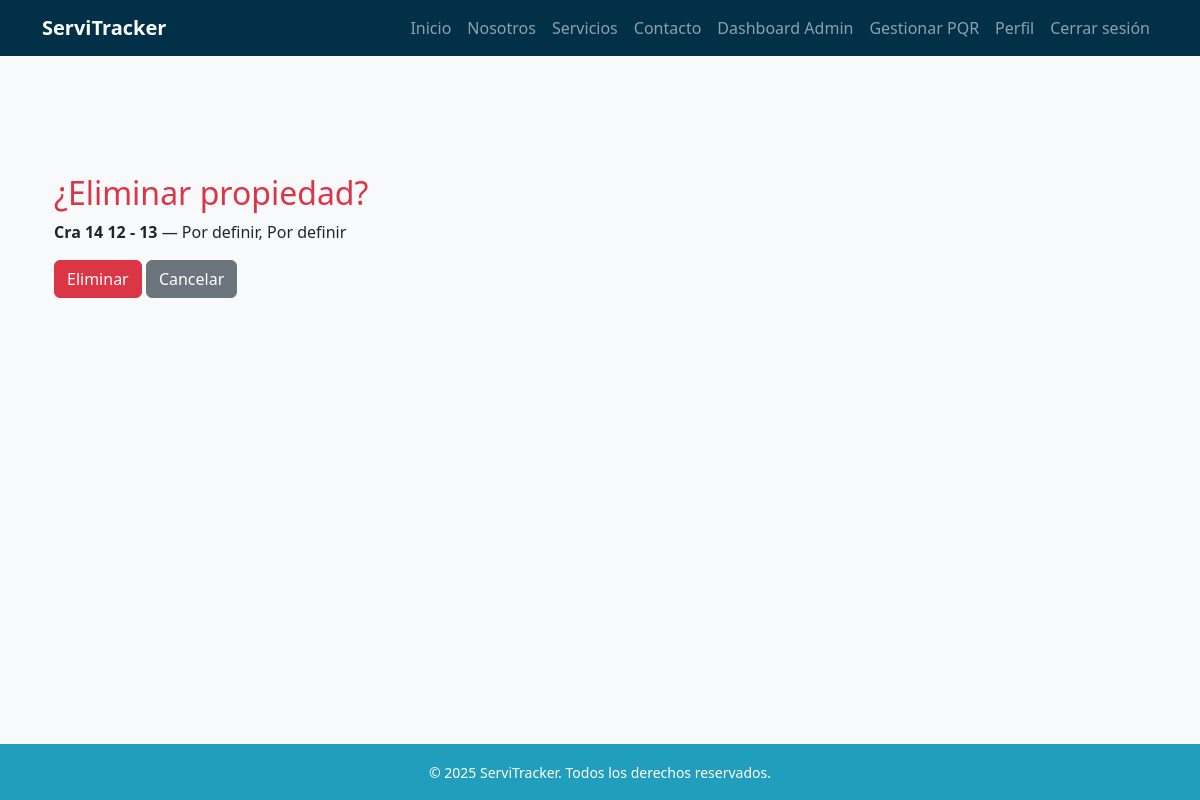
/propiedades/2/eliminar/ (signed in), run on an earlier commit of the app's database.
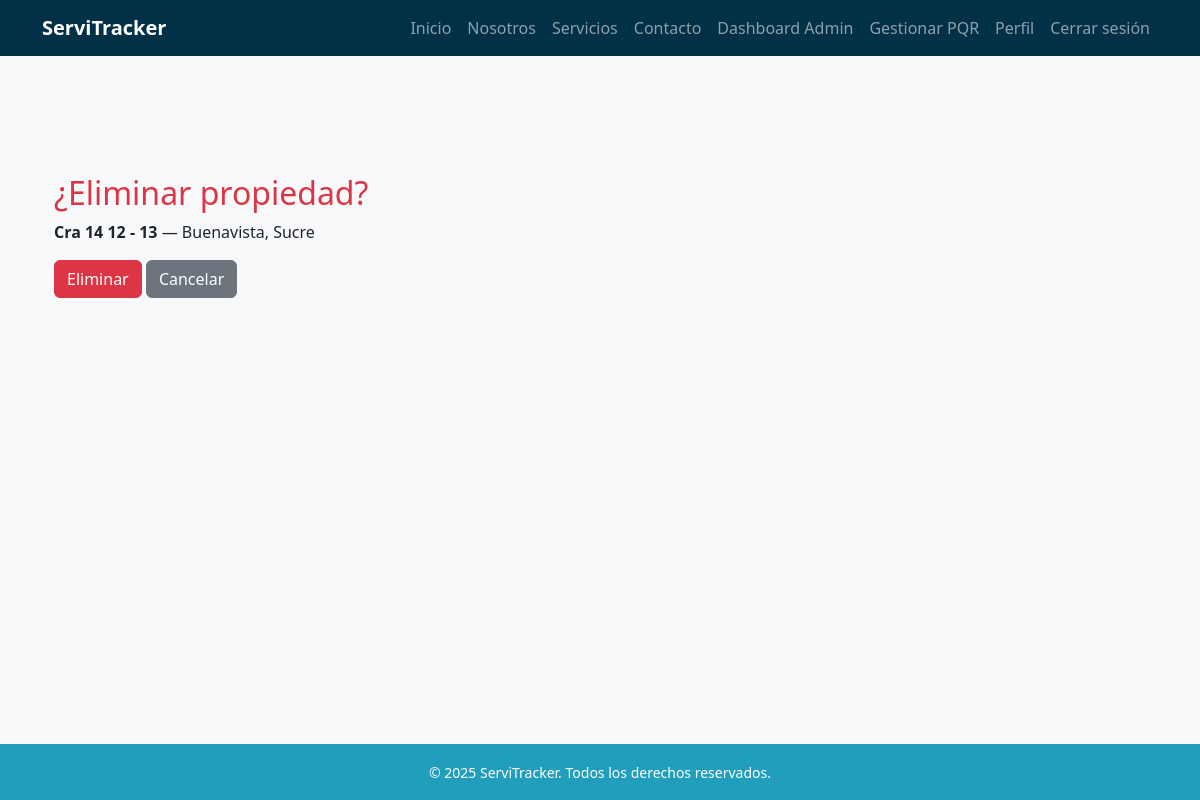
And on a later commit of the database.
### propiedades/models.py (models this page shows, shortened)
class Propiedad(models.Model):
    usuario = models.ForeignKey(
        settings.AUTH_USER_MODEL,
        on_delete=models.CASCADE,
        related_name='propiedades'
    )
    departamento = models.CharField(max_length=100)
    ciudad = models.CharField(max_length=100)
    direccion = models.CharField(max_length=200)
    activa = models.BooleanField(default=True)

### propiedades/views.py (the view)
# urls.py: path('<int:pk>/eliminar/', views.eliminar_propiedad, name='eliminar_propiedad'),
@user_passes_test(lambda u: u.is_staff or u.rol == "administrador")
def eliminar_propiedad(request, pk):
    propiedad = get_object_or_404(Propiedad, pk=pk)
    if request.method == 'POST':
        propiedad.delete()
        return redirect('lista_propiedades')
    return render(request, 'propiedades/eliminar.html', {'propiedad': propiedad})

### templates/propiedades/eliminar.html (shortened to what this page needs)
{% extends 'base.html' %}
{% block content %}
<div class="container my-5">
    <h2 class="text-danger">¿Eliminar propiedad?</h2>
    <p><strong>{{ propiedad.direccion }}</strong> — {{ propiedad.ciudad }}, {{ propiedad.departamento }}</p>
    <form method="post" class="mt-3">
        <button type="submit" class="btn btn-danger">Eliminar</button>
        <a href="{% url 'lista_propiedades' %}" class="btn btn-secondary">Cancelar</a>
    </form>
</div>
{% endblock %}

What changed in the data, as far as the page shows it:
changed Propiedad "Cra 14 12 - 13": ciudad "Por definir" → "Buenavista"; departamento "Por definir" → "Sucre"
